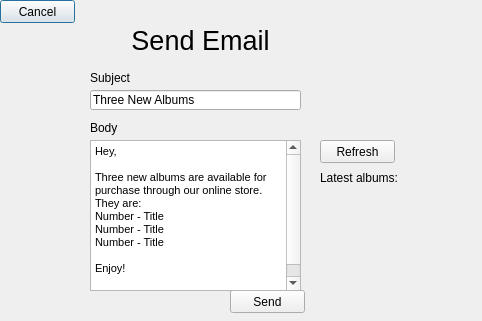
<?xml version="1.0" encoding="UTF-8"?>
<ui version="4.0">
 <class>People_Email_Send</class>
 <widget class="QDialog" name="People_Email_Send">
  <property name="geometry">
   <rect>
    <x>0</x>
    <y>0</y>
    <width>482</width>
    <height>321</height>
   </rect>
  </property>
  <property name="windowTitle">
   <string>Send Emails</string>
  </property>
  <widget class="QPushButton" name="SendEmail_CancelButton">
   <property name="geometry">
    <rect>
     <x>0</x>
     <y>0</y>
     <width>75</width>
     <height>23</height>
    </rect>
   </property>
   <property name="text">
    <string>Cancel</string>
   </property>
  </widget>
  <widget class="QLabel" name="SendEmail_TitleText">
   <property name="geometry">
    <rect>
     <x>0</x>
     <y>30</y>
     <width>401</width>
     <height>20</height>
    </rect>
   </property>
   <property name="font">
    <font>
     <pointsize>20</pointsize>
    </font>
   </property>
   <property name="text">
    <string>Send Email</string>
   </property>
   <property name="alignment">
    <set>Qt::AlignCenter</set>
   </property>
  </widget>
  <widget class="QLabel" name="SendEmail_HeaderText">
   <property name="geometry">
    <rect>
     <x>90</x>
     <y>70</y>
     <width>61</width>
     <height>16</height>
    </rect>
   </property>
   <property name="text">
    <string>Subject</string>
   </property>
  </widget>
  <widget class="QLabel" name="SendEmail_BodyText">
   <property name="geometry">
    <rect>
     <x>90</x>
     <y>120</y>
     <width>61</width>
     <height>16</height>
    </rect>
   </property>
   <property name="text">
    <string>Body</string>
   </property>
  </widget>
  <widget class="QLineEdit" name="SendEmail_HeaderBox">
   <property name="geometry">
    <rect>
     <x>90</x>
     <y>90</y>
     <width>211</width>
     <height>20</height>
    </rect>
   </property>
   <property name="text">
    <string>Three New Albums</string>
   </property>
  </widget>
  <widget class="QPushButton" name="SendEmail_SendButton">
   <property name="geometry">
    <rect>
     <x>230</x>
     <y>290</y>
     <width>75</width>
     <height>23</height>
    </rect>
   </property>
   <property name="text">
    <string>Send</string>
   </property>
  </widget>
  <widget class="QTextEdit" name="SendEmail_BodyBox">
   <property name="geometry">
    <rect>
     <x>90</x>
     <y>140</y>
     <width>211</width>
     <height>151</height>
    </rect>
   </property>
   <property name="html">
    <string>&lt;!DOCTYPE HTML PUBLIC &quot;-//W3C//DTD HTML 4.0//EN&quot; &quot;http://www.w3.org/TR/REC-html40/strict.dtd&quot;&gt;
&lt;html&gt;&lt;head&gt;&lt;meta name=&quot;qrichtext&quot; content=&quot;1&quot; /&gt;&lt;style type=&quot;text/css&quot;&gt;
p, li { white-space: pre-wrap; }
&lt;/style&gt;&lt;/head&gt;&lt;body style=&quot; font-family:'MS Shell Dlg 2'; font-size:8.25pt; font-weight:400; font-style:normal;&quot;&gt;
&lt;p style=&quot; margin-top:0px; margin-bottom:0px; margin-left:0px; margin-right:0px; -qt-block-indent:0; text-indent:0px;&quot;&gt;&lt;span style=&quot; font-family:'Ubuntu'; font-size:8pt;&quot;&gt;Hey,&lt;/span&gt;&lt;/p&gt;
&lt;p style=&quot;-qt-paragraph-type:empty; margin-top:0px; margin-bottom:0px; margin-left:0px; margin-right:0px; -qt-block-indent:0; text-indent:0px; font-family:'Ubuntu'; font-size:8pt;&quot;&gt;&lt;br /&gt;&lt;/p&gt;
&lt;p style=&quot; margin-top:0px; margin-bottom:0px; margin-left:0px; margin-right:0px; -qt-block-indent:0; text-indent:0px;&quot;&gt;&lt;span style=&quot; font-family:'Ubuntu'; font-size:8pt;&quot;&gt;Three new albums are available for purchase through our online store.&lt;/span&gt;&lt;/p&gt;
&lt;p style=&quot; margin-top:0px; margin-bottom:0px; margin-left:0px; margin-right:0px; -qt-block-indent:0; text-indent:0px;&quot;&gt;&lt;span style=&quot; font-family:'Ubuntu'; font-size:8pt;&quot;&gt;They are:&lt;/span&gt;&lt;/p&gt;
&lt;p style=&quot; margin-top:0px; margin-bottom:0px; margin-left:0px; margin-right:0px; -qt-block-indent:0; text-indent:0px;&quot;&gt;&lt;span style=&quot; font-family:'Ubuntu'; font-size:8pt;&quot;&gt;Number - Title&lt;/span&gt;&lt;/p&gt;
&lt;p style=&quot; margin-top:0px; margin-bottom:0px; margin-left:0px; margin-right:0px; -qt-block-indent:0; text-indent:0px;&quot;&gt;&lt;span style=&quot; font-family:'Ubuntu'; font-size:8pt;&quot;&gt;Number - Title&lt;/span&gt;&lt;/p&gt;
&lt;p style=&quot; margin-top:0px; margin-bottom:0px; margin-left:0px; margin-right:0px; -qt-block-indent:0; text-indent:0px;&quot;&gt;&lt;span style=&quot; font-family:'Ubuntu'; font-size:8pt;&quot;&gt;Number - Title&lt;/span&gt;&lt;/p&gt;
&lt;p style=&quot;-qt-paragraph-type:empty; margin-top:0px; margin-bottom:0px; margin-left:0px; margin-right:0px; -qt-block-indent:0; text-indent:0px; font-family:'Ubuntu'; font-size:8pt;&quot;&gt;&lt;br /&gt;&lt;/p&gt;
&lt;p style=&quot; margin-top:0px; margin-bottom:0px; margin-left:0px; margin-right:0px; -qt-block-indent:0; text-indent:0px;&quot;&gt;&lt;span style=&quot; font-family:'Ubuntu'; font-size:8pt;&quot;&gt;Enjoy!&lt;/span&gt;&lt;/p&gt;
&lt;p style=&quot;-qt-paragraph-type:empty; margin-top:0px; margin-bottom:0px; margin-left:0px; margin-right:0px; -qt-block-indent:0; text-indent:0px; font-family:'Ubuntu'; font-size:8pt;&quot;&gt;&lt;br /&gt;&lt;/p&gt;
&lt;p style=&quot; margin-top:0px; margin-bottom:0px; margin-left:0px; margin-right:0px; -qt-block-indent:0; text-indent:0px;&quot;&gt;&lt;span style=&quot; font-family:'Ubuntu'; font-size:8pt;&quot;&gt;The Monstercat Team&lt;/span&gt;&lt;/p&gt;&lt;/body&gt;&lt;/html&gt;</string>
   </property>
  </widget>
  <widget class="QLabel" name="label">
   <property name="geometry">
    <rect>
     <x>320</x>
     <y>170</y>
     <width>101</width>
     <height>16</height>
    </rect>
   </property>
   <property name="text">
    <string>Latest albums:</string>
   </property>
  </widget>
  <widget class="QLabel" name="SendEmail_AlbumNumber1">
   <property name="geometry">
    <rect>
     <x>320</x>
     <y>180</y>
     <width>41</width>
     <height>16</height>
    </rect>
   </property>
   <property name="text">
    <string/>
   </property>
  </widget>
  <widget class="QLabel" name="SendEmail_AlbumNumber2">
   <property name="geometry">
    <rect>
     <x>320</x>
     <y>200</y>
     <width>41</width>
     <height>16</height>
    </rect>
   </property>
   <property name="text">
    <string/>
   </property>
  </widget>
  <widget class="QLabel" name="SendEmail_AlbumNumber3">
   <property name="geometry">
    <rect>
     <x>320</x>
     <y>220</y>
     <width>41</width>
     <height>16</height>
    </rect>
   </property>
   <property name="text">
    <string/>
   </property>
  </widget>
  <widget class="QLabel" name="SendEmail_AlbumTitle1">
   <property name="geometry">
    <rect>
     <x>370</x>
     <y>180</y>
     <width>91</width>
     <height>16</height>
    </rect>
   </property>
   <property name="text">
    <string/>
   </property>
  </widget>
  <widget class="QLabel" name="SendEmail_AlbumTitle2">
   <property name="geometry">
    <rect>
     <x>370</x>
     <y>200</y>
     <width>91</width>
     <height>16</height>
    </rect>
   </property>
   <property name="text">
    <string/>
   </property>
  </widget>
  <widget class="QLabel" name="SendEmail_AlbumTitle3">
   <property name="geometry">
    <rect>
     <x>370</x>
     <y>220</y>
     <width>91</width>
     <height>16</height>
    </rect>
   </property>
   <property name="text">
    <string/>
   </property>
  </widget>
  <widget class="QPushButton" name="SendEmail_RefreshButton">
   <property name="geometry">
    <rect>
     <x>320</x>
     <y>140</y>
     <width>75</width>
     <height>23</height>
    </rect>
   </property>
   <property name="text">
    <string>Refresh</string>
   </property>
  </widget>
 </widget>
 <resources/>
 <connections>
  <connection>
   <sender>SendEmail_CancelButton</sender>
   <signal>clicked()</signal>
   <receiver>People_Email_Send</receiver>
   <slot>BackButton()</slot>
   <hints>
    <hint type="sourcelabel">
     <x>53</x>
     <y>8</y>
    </hint>
    <hint type="destinationlabel">
     <x>62</x>
     <y>320</y>
    </hint>
   </hints>
  </connection>
  <connection>
   <sender>SendEmail_SendButton</sender>
   <signal>clicked()</signal>
   <receiver>People_Email_Send</receiver>
   <slot>SendEmailButton()</slot>
   <hints>
    <hint type="sourcelabel">
     <x>272</x>
     <y>291</y>
    </hint>
    <hint type="destinationlabel">
     <x>262</x>
     <y>320</y>
    </hint>
   </hints>
  </connection>
  <connection>
   <sender>SendEmail_RefreshButton</sender>
   <signal>clicked()</signal>
   <receiver>People_Email_Send</receiver>
   <slot>RefreshAlbums()</slot>
   <hints>
    <hint type="sourcelabel">
     <x>368</x>
     <y>150</y>
    </hint>
    <hint type="destinationlabel">
     <x>370</x>
     <y>394</y>
    </hint>
   </hints>
  </connection>
 </connections>
 <slots>
  <slot>BackButton()</slot>
  <slot>SendEmailButton()</slot>
  <slot>RefreshAlbums()</slot>
 </slots>
</ui>
